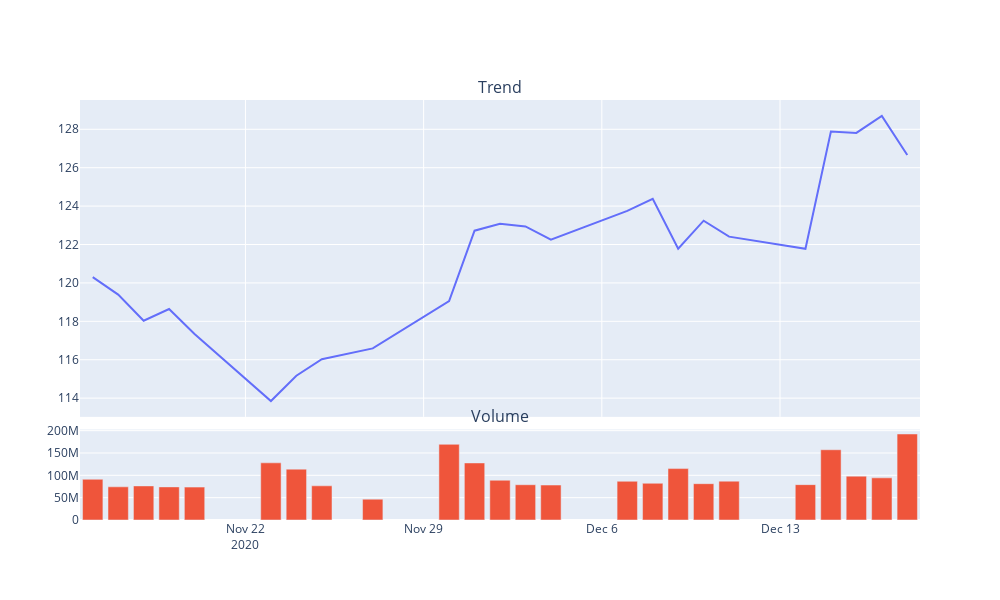

The code cell stored with this chart in its notebook:
### Code cell
chart_line("AAPL", start_date = "11/14/2020", end_date = "12/20/2020", interval="1d")

### Figure 1 — Plotly figure (JSON) as saved in the notebook; plotly's stock layout.template omitted (floating-point values rounded to 4 significant figures; data arrays with more than 128 entries replaced by an {"elided": "..."} marker saying what was removed)
{"data": [{"hovertemplate": "Date: %{x}<br>Open: %{text[0]}<br>High: %{text[1]}<br>Low: %{text[2]}<br>Close: %{text[3]}<br>Adj Close: %{text[4]}<br>Volume: %{text[5]}", "text": {"elided": "24x7 mixed values"}, "type": "scatter", "x": ["2020-11-16T00:00:00", "2020-11-17T00:00:00", "2020-11-18T00:00:00", "2020-11-19T00:00:00", "2020-11-20T00:00:00", "2020-11-23T00:00:00", "2020-11-24T00:00:00", "2020-11-25T00:00:00", "2020-11-27T00:00:00", "2020-11-30T00:00:00", "2020-12-01T00:00:00", "2020-12-02T00:00:00", "2020-12-03T00:00:00", "2020-12-04T00:00:00", "2020-12-07T00:00:00", "2020-12-08T00:00:00", "2020-12-09T00:00:00", "2020-12-10T00:00:00", "2020-12-11T00:00:00", "2020-12-14T00:00:00", "2020-12-15T00:00:00", "2020-12-16T00:00:00", "2020-12-17T00:00:00", "2020-12-18T00:00:00"], "xaxis": "x", "y": [120.3, 119.4, 118.0, 118.6, 117.3, 113.8, 115.2, 116.0, 116.6, 119.1, 122.7, 123.1, 122.9, 122.2, 123.8, 124.4, 121.8, 123.2, 122.4, 121.8, 127.9, 127.8, 128.7, 126.7], "yaxis": "y"}, {"hovertemplate": "Date: %{x}<br>Open: %{text[0]}<br>High: %{text[1]}<br>Low: %{text[2]}<br>Close: %{text[3]}<br>Adj Close: %{text[4]}<br>Volume: %{text[5]}", "text": {"elided": "24x7 mixed values"}, "type": "bar", "x": ["2020-11-16T00:00:00", "2020-11-17T00:00:00", "2020-11-18T00:00:00", "2020-11-19T00:00:00", "2020-11-20T00:00:00", "2020-11-23T00:00:00", "2020-11-24T00:00:00", "2020-11-25T00:00:00", "2020-11-27T00:00:00", "2020-11-30T00:00:00", "2020-12-01T00:00:00", "2020-12-02T00:00:00", "2020-12-03T00:00:00", "2020-12-04T00:00:00", "2020-12-07T00:00:00", "2020-12-08T00:00:00", "2020-12-09T00:00:00", "2020-12-10T00:00:00", "2020-12-11T00:00:00", "2020-12-14T00:00:00", "2020-12-15T00:00:00", "2020-12-16T00:00:00", "2020-12-17T00:00:00", "2020-12-18T00:00:00"], "xaxis": "x2", "y": [91183000, 74271000, 76322100, 74113000, 73604300, 127959300, 113874200, 76499200, 46691300, 169410200, 127728200, 89004200, 78967600, 78260400, 86712000, 82225500, 115089200, 81312200, 86939800, 79184500, 157243700, 98208600, 94359800, 192541500], "yaxis": "y2"}], "layout": {"annotations": [{"font": {"size": 16}, "showarrow": false, "text": "Trend", "x": 0.5, "xanchor": "center", "xref": "paper", "y": 1, "yanchor": "bottom", "yref": "paper"}, {"font": {"size": 16}, "showarrow": false, "text": "Volume", "x": 0.5, "xanchor": "center", "xref": "paper", "y": 0.2156, "yanchor": "bottom", "yref": "paper"}], "height": 600, "showlegend": false, "width": 1000, "xaxis": {"anchor": "y", "domain": [0, 1], "matches": "x2", "showticklabels": false}, "xaxis2": {"anchor": "y2", "domain": [0, 1]}, "yaxis": {"anchor": "x", "domain": [0.2456, 1]}, "yaxis2": {"anchor": "x2", "domain": [0, 0.2156]}}}
